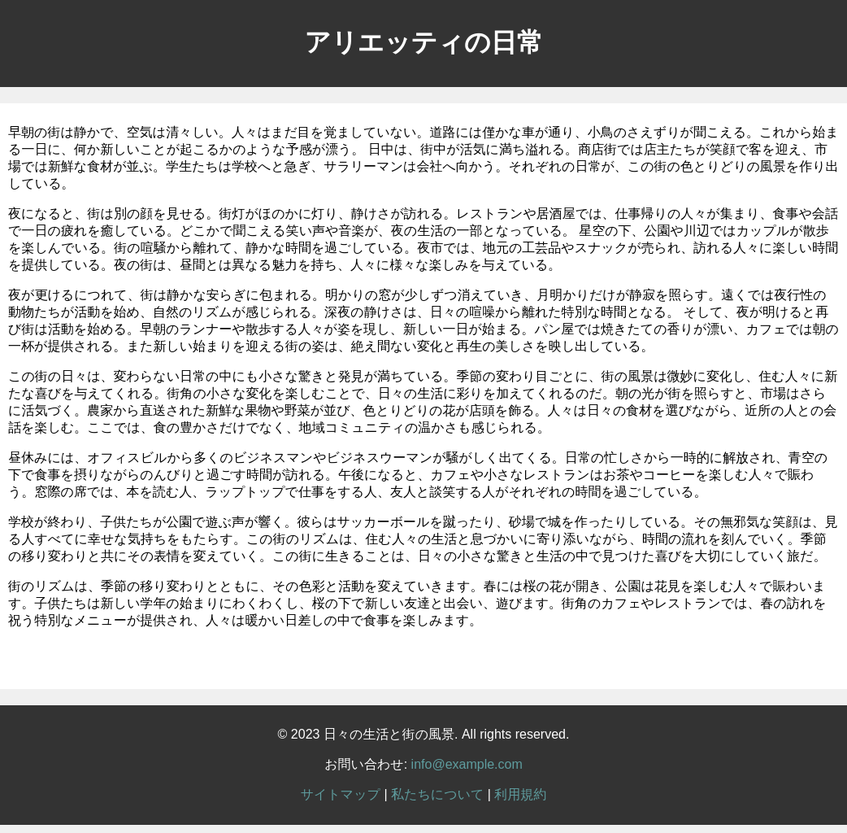
#> input picture python/src/module/img/bf_html2.png, 847 x 833 px, shrunk from 1042 x 1024 before the run, found by its file name
$ python diff_color_img_divide.py
#> lines starting #> are read from the running program, lines starting #| are printed output that depends on the picture; after the words box and inside, x2 and y2 are one past the last pixel; in counts of white or black regions, pixels touching at a corner belong together
# 色付けありの差異検出
# 参考サイト：https://qiita.com/grv2688/items/44f9e0ddd429afbb26a2
import cv2
from datetime import datetime
import matplotlib.pyplot as plt
import numpy as np
import os
import subprocess


# 保存先ディレクトリを作成
output_dir = os.path.join(os.path.dirname(os.path.abspath(__file__)), "high_png/")
# フォルダが存在しない場合は作成
if not os.path.exists(output_dir):
    os.makedirs(output_dir)
    command = f"sudo chown -R aridome:aridome {output_dir}"
    # コマンドを実行
    subprocess.call(command, shell=True)
#> (this line was passed over: subprocess is not available in this run)

# ファイル名を生成
output_file_name_A = 'bf_html2.png'
output_file_name_B = 'af_html2.png'
# ファイルパスを作成
output_file_path_A = os.path.join(output_dir, output_file_name_A)
output_file_path_B = os.path.join(output_dir, output_file_name_B)
imgA = cv2.imread(output_file_path_A)
#> imgA is the input picture: shape (833, 847, 3); mean B, G, R 188.3, 188.3, 188.2
imgB = cv2.imread(output_file_path_B)
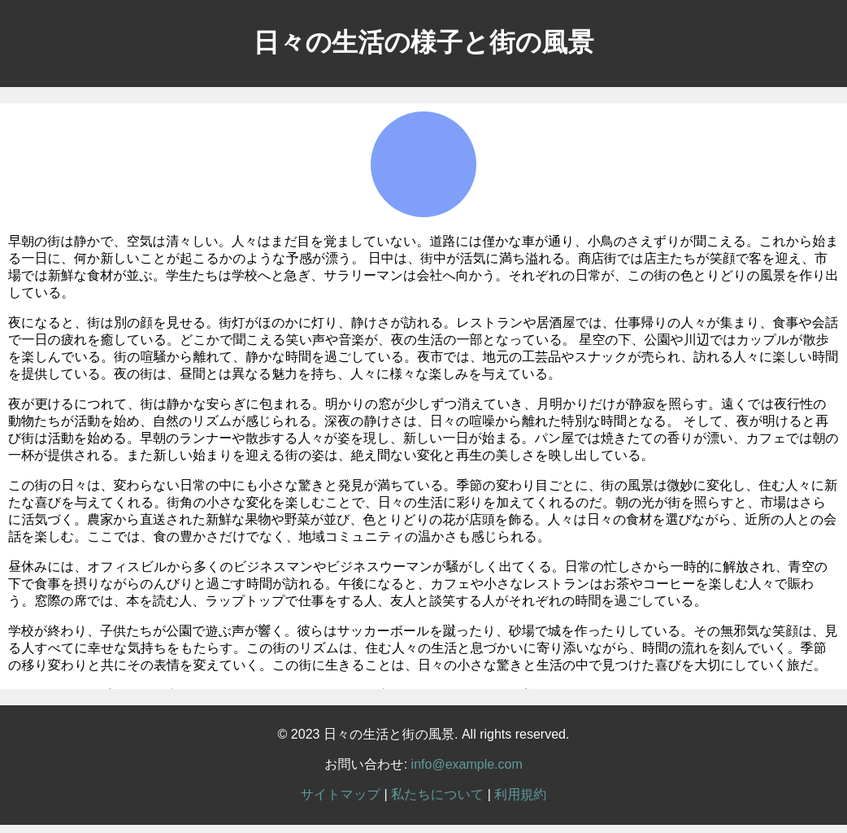
#> input picture python/src/module/img/af_html2.png, 847 x 833 px, shrunk from 1042 x 1024 before the run, found by its file name
#> imgB is the input picture: shape (833, 847, 3); mean B, G, R 190.5, 189.4, 188.9
# OpenCVはBGRフォーマットなので、RGBへ変換する
imgA = cv2.cvtColor(imgA, cv2.COLOR_BGR2RGB)
imgB = cv2.cvtColor(imgB, cv2.COLOR_BGR2RGB)
# 画像サイズを取得
hA, wA, cA = imgA.shape[:3]
#> hA = 833; wA = 847; cA = 3
hB, wB, cA = imgB.shape [:3]
#> hB = 833; wB = 847

# 特徴量検出器を作成
akaze = cv2.AKAZE_create()
# 二つの画像の特徴点を抽出
kpA, desA = akaze.detectAndCompute(imgA,None)
#> kpA = 6450 keypoints; strongest (x, y, size): (263, 521, 8.1), (383, 619, 5.7), (489, 586, 8.1), (528, 131, 5.7)
kpB, desB = akaze.detectAndCompute(imgB,None)
#> kpB = 5839 keypoints; strongest (x, y, size): (263, 630, 8.1), (528, 240, 5.7), (317, 600, 5.7), (54, 583, 5.7)

# imageBを透視変換する
# 透視変換: 斜めから撮影した画像を真上から見た画像に変換する感じ
# BFMatcher型のオブジェクトを作成する
bf = cv2.BFMatcher(cv2.NORM_HAMMING, crossCheck=True)
# 記述子をマッチさせる。※スキャン画像(B2)の特徴抽出はforループ前に実施済み。
matches = bf.match(desA,desB)
#> matches = 5584 matches
# マッチしたものを距離順に並べ替える。
matches = sorted(matches, key = lambda x:x.distance)
# マッチしたもの（ソート済み）の中から上位★%（参考：15%)をgoodとする。
good = matches[:int(len(matches) * 0.5)]
#> good = 2792 matches
# 対応が取れた特徴点の座標を取り出す？
src_pts = np.float32([kpA[m.queryIdx].pt for m in good]).reshape(-1,1,2)
#> src_pts = 2792 rows, first 8: [470.2, 129], [314.5, 129.9], [538.8, 130.1], [675.6, 129.8], [815.1, 129.7], [650.8, 132.9], [717.6, 132.5], [527.4, 133.9]
dst_pts = np.float32([kpB[m.trainIdx].pt for m in good]).reshape(-1,1,2)
#> dst_pts = 2792 rows, first 8: [470.2, 238], [314.5, 238.9], [538.8, 239.1], [675.6, 238.8], [815.1, 238.7], [650.8, 241.9], [717.6, 241.6], [527.4, 242.9]
# findHomography:二つの画像から得られた点の集合を与えると、その物体の投射変換を計算する
M, mask = cv2.findHomography(dst_pts, src_pts, cv2.RANSAC,5.0) # dst_img作成の際だけ使う。warpperspectiveの使い方がわかってない。
#> M = [[1, 7.53e-07, -0.00045], [9.74e-07, 1, -109], [2.36e-09, 1.32e-09, 1]]; mask = 2792 values, max 1 at index 0, min 0 at index 789, mean 0.965
# imgBを透視変換。
imgB_transform = cv2.warpPerspective(imgB, M, (wA, hA))
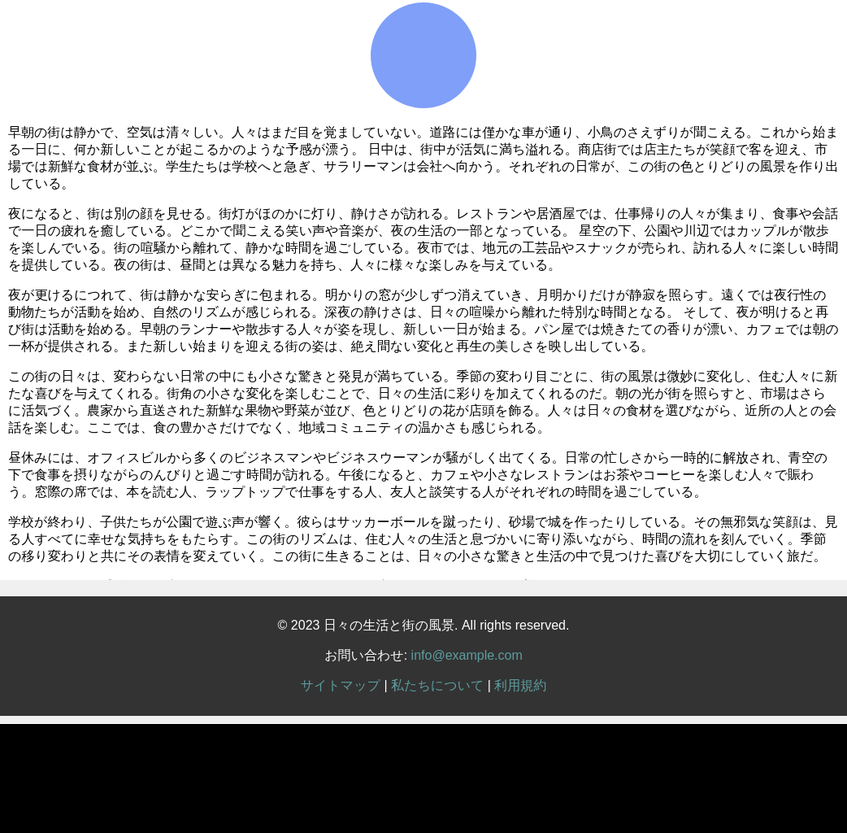
#> imgB_transform: shape (833, 847, 3); mean R, G, B 176.3, 176.7, 177.8

# imgAとdst_imgの差分を求めてresultとする。グレースケールに変換。
result = cv2.absdiff(imgA, imgB_transform)
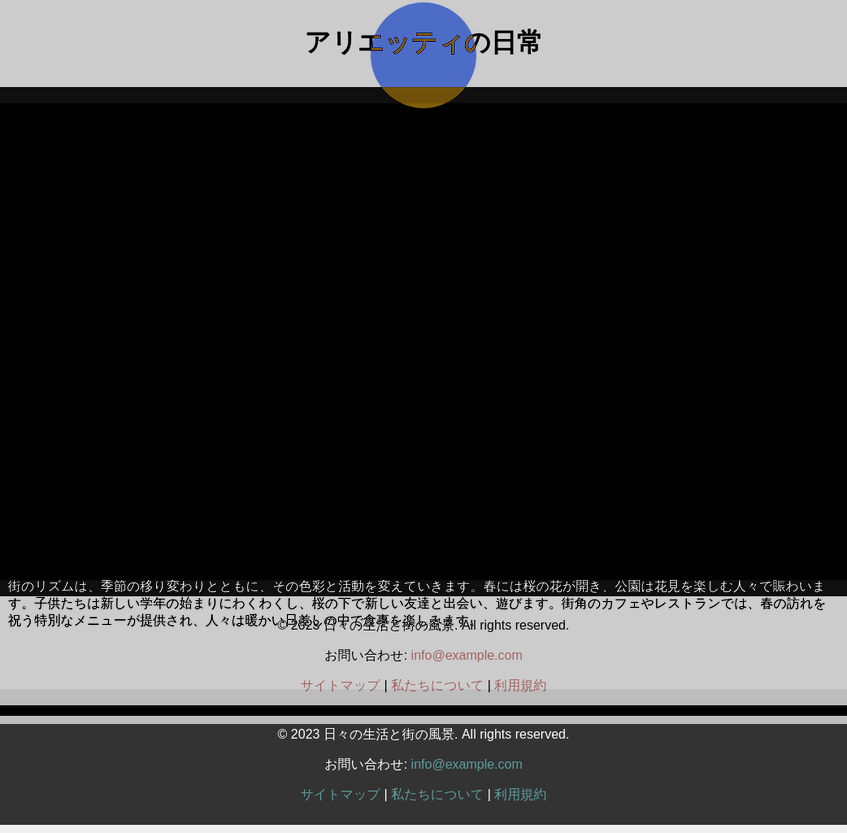
#> result: shape (833, 847, 3); mean R, G, B 56.8, 57.1, 57.8
result_gray = cv2.cvtColor(result, cv2.COLOR_BGR2GRAY)

# 二値化
_, result_bin = cv2.threshold(result_gray, 50, 255, cv2.THRESH_BINARY) # 閾値は50
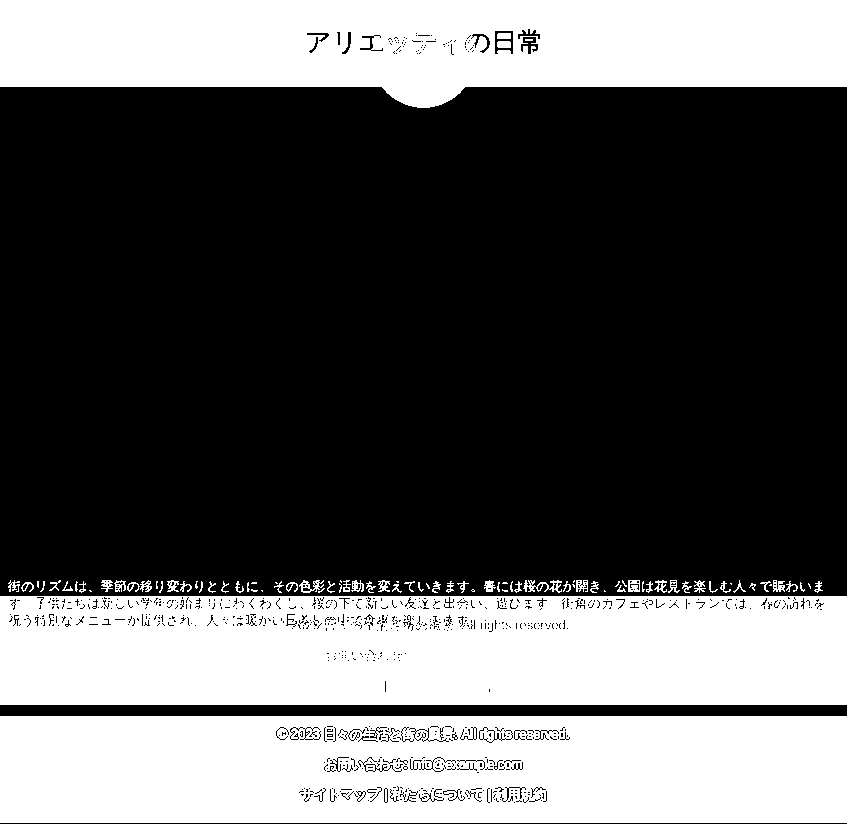
#> result_bin: shape (833, 847); 37.2% white; 90 white regions (29 under 20 px), largest, box (x1, y1, x2, y2) and area: (0, 596, 847, 705) 89875, (0, 716, 847, 823) 87997, (0, 0, 847, 108) 73766

# カーネルを準備（オープニング用）
kernel = np.ones((2,2),np.uint8)
# オープニング（収縮→膨張）実行 ノイズ除去
result_bin = cv2.morphologyEx(result_bin, cv2.MORPH_OPEN, kernel) # オープニング（収縮→膨張）。ノイズ除去。
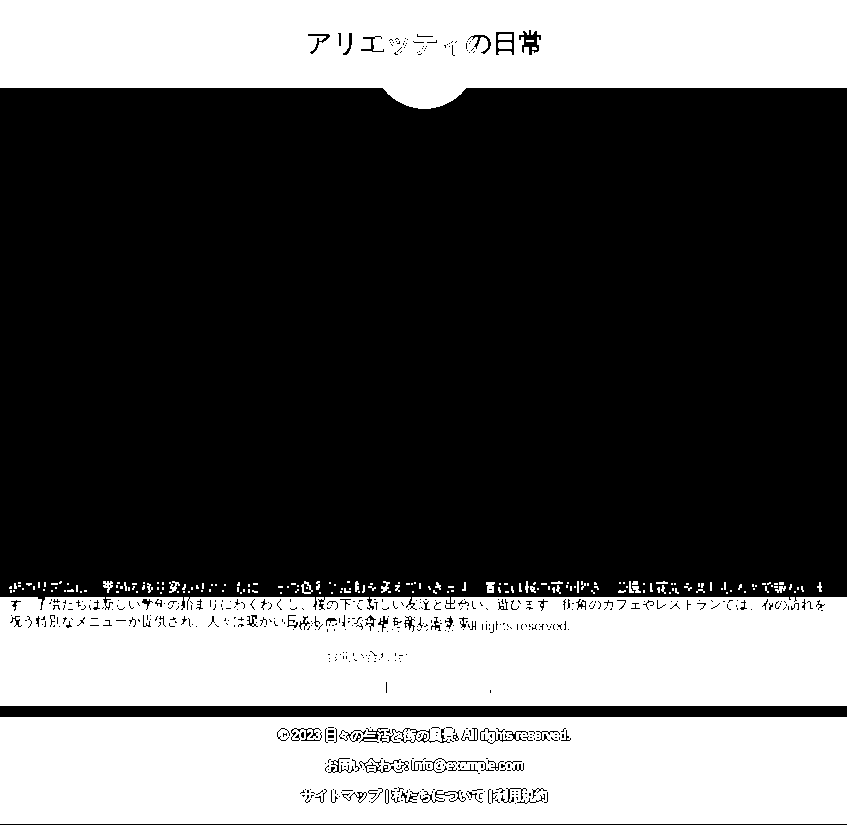
#> result_bin: shape (833, 847); 37% white; 185 white regions (153 under 20 px), largest, box (x1, y1, x2, y2) and area: (0, 597, 847, 706) 89473, (0, 717, 847, 824) 87752, (0, 0, 847, 109) 74556

# 二値画像をRGB形式に変換し、2枚の画像を重ねる。
result_bin_rgb = cv2.cvtColor(result_bin, cv2.COLOR_GRAY2RGB)
result_add = cv2.addWeighted(imgA, 0.3, result_bin_rgb, 0.7, 2.2) # ２.２はガンマ値。大きくすると白っぽくなる
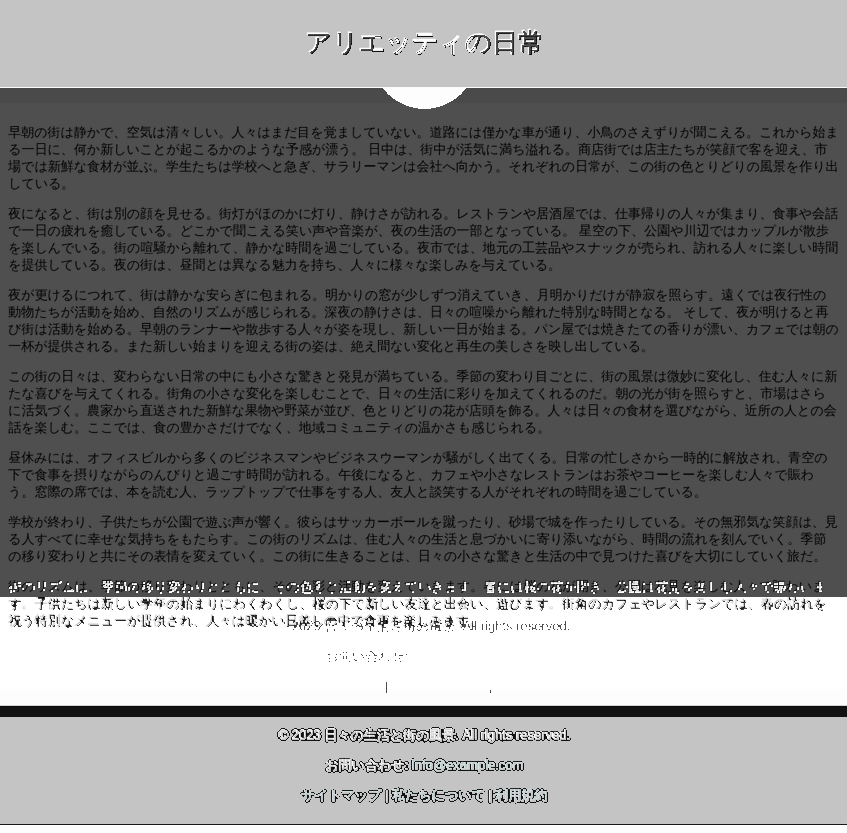
#> result_add: shape (833, 847, 3); mean R, G, B 124.5, 124.6, 124.6

# ### 変更前と変更後の色分け ###
# ## 変更前の色付け ##
# # 白色の範囲を定義
# lower_white = (128, 128, 128)  # 下限（B、G、R）
# upper_white = (254, 254, 254)  # 上限（B、G、R）

# # 白色の範囲内にあるピクセルをマスクとして取得
# white_mask = cv2.inRange(result_add, lower_white, upper_white)

# # 新しい色（緑色）を指定
# new_color = (0, 255, 0)  # (B、G、R)

# # ピクセルの色を変更
# result_add[white_mask > 0] = new_color

# ## 変更後の色付け ##
# # 白色の範囲を定義
# lower_white = (255, 255, 255)  # 下限（B、G、R）
# upper_white = (255, 255, 255)  # 上限（B、G、R）

# # 白色の範囲内にあるピクセルをマスクとして取得
# white_mask = cv2.inRange(result_add, lower_white, upper_white)

# # 新しい色（赤色）を指定
# new_color = (0, 0, 255)  # (B、G、R)

# # ピクセルの色を変更
# result_add[white_mask > 0] = new_color

# ### 差異が検出されたか判定 ###
# # 2値画像（result_bin）の白いピクセル（差分が存在する部分）の数をカウント
# white_pixel_count = cv2.countNonZero(result_bin)

# # ある閾値以上の白いピクセルが存在する場合、差分があると判断する
# threshold = 100  # 適切な閾値を選択
# red_text_start = "\033[91m"
# red_text_end = "\033[0m"
# green_text_start = "\033[92m"
# green_text_end = "\033[0m"

# if white_pixel_count > threshold:
#     print(f"{red_text_start}差異が検出されました{red_text_end}")
# else:
#     print(f"{green_text_start}異常なし{green_text_end}")

# 現在の日付を取得してフォーマット
current_date = datetime.now().strftime("%m-%d_%H-%M-%S")
# ファイル名を生成
output_file_name = f"diff_color_{current_date}.png"
# output_file_name = f"diff_{current_date}.png"

output_dir2 = os.path.join(os.path.dirname(os.path.abspath(__file__)), "diff_color_high_png/")
# output_dir2 = os.path.join(os.path.dirname(os.path.abspath(__file__)), "diff_high_png/")

# ファイルパスを作成
output_file_path = os.path.join(output_dir2, output_file_name)
# フォルダが存在しない場合は作成
if not os.path.exists(output_dir2):
    os.makedirs(output_dir2)
    command = f"sudo chown -R aridome:aridome {output_dir2}"
    # コマンドを実行
    subprocess.call(command, shell=True)
#> (this line was passed over: subprocess is not available in this run)

# 画像を保存する
cv2.imwrite(output_file_path, result_add)

print(f"2つの画像の差異を示した画像を{output_file_path}に保存しました")
